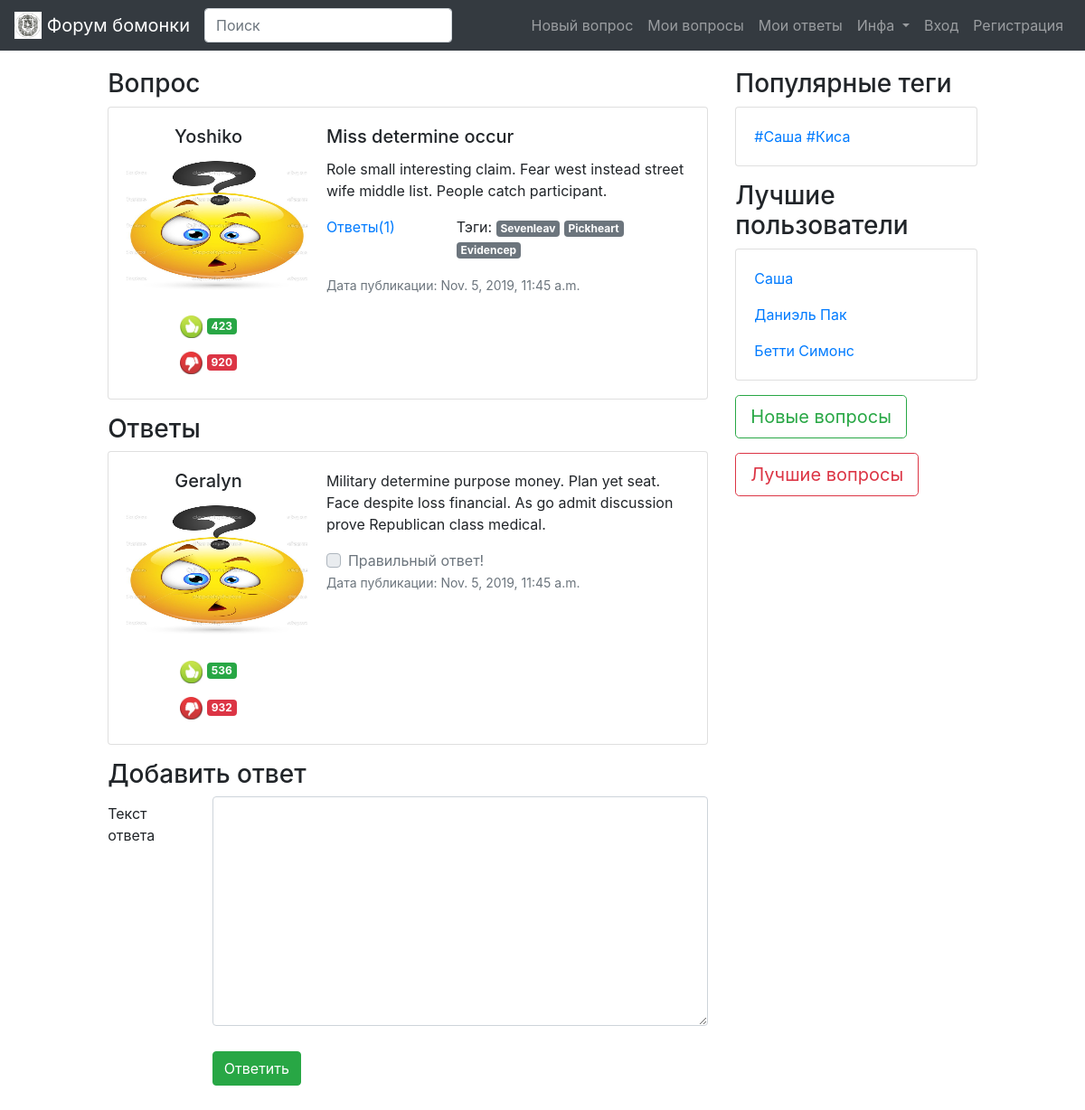
The page /question/98/ on the database its author committed.
### bomonka_forum/models.py (models this page shows, shortened)
class Question(models.Model):
    title = models.CharField(max_length=255, verbose_name='Заголовок')
    body = models.TextField(blank=True, verbose_name='Текст')
    author = models.ForeignKey(Profile, on_delete=models.CASCADE, verbose_name='Автор')
    datetime_published = models.DateTimeField(auto_now_add=True, verbose_name='Дата публикации')
    num_like = models.IntegerField(default=0, verbose_name='Количество лайков')
    num_dislike = models.IntegerField(default=0, verbose_name='Количество дизлайков')
    like = models.ManyToManyField('Profile', blank=True, related_name='questions_like', verbose_name='Лайки')
    dislike = models.ManyToManyField('Profile', blank=True, related_name='questions_dislike', verbose_name='Дизлайки')
    tags = models.ManyToManyField('Tag', blank=True, related_name='questions_tags', verbose_name='Тэги')
    slug = models.SlugField(max_length=150, unique=True)
    objects = QuestionManager()
    class Meta:
        verbose_name = 'Вопрос'
        verbose_name_plural = 'Вопросы'
        ordering = ['-datetime_published']
        unique_together = [('title'), ('body')]

class Profile(models.Model):
    user = models.OneToOneField(User, on_delete=models.CASCADE)
    email = models.EmailField()
    avatar = models.ImageField(upload_to='static/img/avatars/', default='static/img/default_ava.jpg')
    date = models.DateField(null=True, verbose_name='День Рождения')
    '''
    TODO: сделать подсчет лайков и дизлайков по всем постам
    '''
    num_like = models.IntegerField(default=0, verbose_name='Количество лайков')
    num_dislike = models.IntegerField(default=0, verbose_name='Количество дизлайков')
    def __str__(self):
        return self.user.username
    class Meta:
        verbose_name = 'Профиль'
        verbose_name_plural = 'Профили'

class Tag(models.Model):
    title = models.CharField(max_length=50, unique=True)
    class Meta:
        verbose_name = 'Тэг'
        verbose_name_plural = 'Тэги'

class Answer(models.Model):
    body = models.TextField(null=True, verbose_name='Текст')
    author = models.ForeignKey(Profile, on_delete=models.CASCADE)
    datetime = models.DateTimeField(auto_now_add=True, verbose_name='Дата публикации')
    correctness = models.BooleanField(default=False, verbose_name='Правильность')
    num_like = models.IntegerField(default=0, verbose_name='Количество лайков')
    num_dislike = models.IntegerField(default=0, verbose_name='Количество дизлайков')
    ''' можно ли сделать в админе выбор (имя юзера, лайк / дизлайк) ???'''
    like = models.ManyToManyField('Profile', blank=True, related_name='answers_like', verbose_name='Лайки')
    dislike = models.ManyToManyField('Profile', blank=True, related_name='answers_dislike', verbose_name='Дизлайки')
    questions = models.ForeignKey('Question', null=True, related_name='answers', verbose_name='Вопросы', on_delete=models.CASCADE)
    class Meta:
        verbose_name = 'Ответ'
        verbose_name_plural = 'Ответы'
        ordering = ['-num_like', '-num_dislike']

### bomonka_forum/views.py (the view)
# urls.py: path('question/<str:slug>/', question_info, name='question_info_url'),
def question_info(request, slug):
    q = get_object_or_404(Question, slug__iexact=slug)
    return render(request, 'bomonka_forum/question.html', context={'question': q})

### bomonka_forum/templates/bomonka_forum/question.html (shortened to what this page needs)
{% extends 'base.html' %}
{% load static %}
{% block content %}
<h3 class="md-3"> Вопрос </h3>
{% include 'bomonka_forum/question_card.html' %}
<h3 class="md-3"> Ответы </h3>
{% for answer in question.answers.all %}
<div class="card mb-3">
	<div class="row no-gutters">
		<div class="col-md-4">
			<div class="text-center card-body">
			    <h5 class="card-title">
				    {{ answer.author }}
				</h5>
				<p class="card-text">
			        <img src="/{{ answer.author.avatar }}"
			        width="200" height="150" alt="NO FACE">
			    </p>
			    <button type="button" class="btn btn-white">
				    <img src="{% static 'img/like.jpg' %}" width="25" height="25" alt="...">
				    <span class="badge badge-success"> {{ answer.num_like }} </span>
			    </button>
			    <button type="button" class="btn btn-white">
				    <img src="{% static 'img/dislike.jpg' %}" width="25" height="25" alt="...">
				    <span class="badge badge-danger"> {{ answer.num_dislike }} </span>
			    </button>
			</div>
		</div>
		<div class="col-md-8">
			<div class="card-body">
				<p class="card-text"> {{ answer.body }} </p>
				<div class="custom-control custom-checkbox">
					<label class="custom-control-label" for="customCheckDisabled"> Правильный ответ! </label>
				</div>
				<p class="card-text">
					<small class="text-muted">
					    Дата публикации: {{ answer.datetime }}
				    </small>
				</p>
			</div>
		</div>
	</div>
</div>
{% endfor %}
<form>
	<h3> Добавить ответ </h3>
	<div class="form-group row">
		<label for="colFormLabel" class="col-sm-2 col-form-label"> Текст ответа </label>
		<div class="col-sm-10">
			<textarea class="form-control" aria-label="With textarea" rows="10" required></textarea>
			<button type="submit" class="btn btn-success" style="margin-top: 5%"> Ответить </button>
		</div>
	</div>
</form>
{% endblock content %}

### templates/base.html (shortened to what this page needs)
{% load static %}
<!doctype html>
<html lang="en">
<head>
	<link rel="stylesheet" href="{% static 'node_modules/bootstrap/dist/css/bootstrap.min.css' %}" >
</head>
<body>
	<nav class="navbar navbar-expand-md navbar-dark bg-dark">
		<a class="navbar-brand" href="{% url 'questions_new_url'%}">
			<img src="{% static 'img/logo_bmstu.jpg' %}" width="30" height="30" class="d-inline-block align-top" alt=""> Форум бомонки
		</a>
		<div class="collapse navbar-collapse" id="navbarsExample04">
			<form class="form-inline my-2 my-md-0">
				<input class="form-control" type="text" placeholder="Поиск">
			</form>
			<ul class="navbar-nav ml-auto">
				<li class="nav-item">
					<a class="nav-link" href="{% url 'ask_url' %}"> Новый вопрос </a>
				</li>
				<li class="nav-item">
					<a class="nav-link" href="#"> Мои вопросы </a>
				</li>
				<li class="nav-item">
					<a class="nav-link" href="#"> Мои ответы </a>
				</li>
				<li class="nav-item dropdown">
					<a class="nav-link dropdown-toggle" href="#" id="dropdown04" data-toggle="dropdown"
					aria-haspopup="true" aria-expanded="false"> Инфа </a>
				</li>
				<li class="nav-item">
					<a class="nav-link" href="{% url 'login_url' %}"> Вход </a>
				</li>
				<li class="nav-item">
					<a class="nav-link" href="{% url 'signup_url' %}"> Регистрация </a>
				</li>
			</ul>
		</div>
	</nav>
	<div class="row card-body">
		<div class="col-md-1"></div>
		<div class="col-md-7">
			{% block content %}{% endblock content %}
		</div>
		<div class="col-md-3">
			<h3 class="md-3"> Популярные теги </h3>
			<div class="card mb-3 card-body">
				<h>
					<a href="URL"> #Саша </a>
					<a href="URL"> #Киса </a>
				</h>
			</div>
			<h3> Лучшие пользователи </h3>
			<div class="card mb-3 card-body">
				<p> <a href="URL"> Саша </a> </p>
				<p> <a href="URL"> Даниэль Пак </a> </p>
				<h> <a href="URL"> Бетти Симонс </a> </h>
			</div>
			<div class="mb-3">
				<a href="{% url 'questions_new_url' %}" class="btn btn-outline-success btn-lg"
				role="button" aria-pressed="true"> Новые вопросы </a>
			</div>
			<div class="mb-3">
				<a href="{% url 'questions_top_url' %}" class="btn btn-outline-danger btn-lg"
				role="button" aria-pressed="true"> Лучшие вопросы </a>
			</div>
		</div>
		<div class="col-md-1"></div>
	</div>
</body>
</html>

### bomonka_forum/templates/bomonka_forum/question_card.html
{% load static %}
{% block content %}
<div class="card mb-3">
	<div class="row no-gutters">
		<div class="col-md-4">
			<div class="text-center card-body">
			    <h5 class="card-title">
				    {{ question.author }}
				</h5>
				<p class="card-text">
			        <img src="/{{ question.author.avatar }}"
			        width="200" height="150" alt="NO FACE">
			    </p>
			    <button type="button" class="btn btn-white">
				    <img src="{% static 'img/like.jpg' %}" width="25" height="25" alt="...">
				    <span class="badge badge-success"> {{ question.num_like }} </span>
			    </button>
			    <button type="button" class="btn btn-white">
				    <img src="{% static 'img/dislike.jpg' %}" width="25" height="25" alt="...">
				    <span class="badge badge-danger"> {{ question.num_dislike }} </span>
			    </button>
			</div>
		</div>
		<div class="col-md-8">
			<div class="card-body">
				<h5 class="card-title"> {{ question.title }} </h5>
				<p class="card-text"> {{ question.body }} </p>
				<div class="row">
		            <div class="col-md-4">
					    <a href="{% url 'question_info_url' slug=question.slug%}">
					        Ответы({{ question.answers.count }})
					    </a>
					</div>
					<div class="col-md-8">
					    <p>
					        Тэги:
					        {% for tag in question.tags.all %}
					            <a href="{% url 'question_tag_url' title=tag.title %}"
					            class="badge badge-secondary"> {{ tag.title }} </a>
					        {% endfor %}
					    </p>
					</div>
				</div>
				<p class="card-text">
					<small class="text-muted">
					    Дата публикации: {{ question.datetime_published }}
				    </small>
				</p>
			</div>
		</div>
	</div>
</div>
{% endblock content %}

### rows shown on the page
Question: author "Yoshiko", author.avatar (placeholder picture), num_like "423", num_dislike "920", title "Miss determine occur", body "Role small interesting claim. Fear west instead street wife middle list. People catch participant.", answers.count "1", datetime_published "Nov. 5, 2019, 11:45 a.m."
Tag: title "Sevenleav"
Tag: title "Pickheart"
Tag: title "Evidencep"
Answer: author "Geralyn", author.avatar (placeholder picture), num_like "536", num_dislike "932", body "Military determine purpose money. Plan yet seat. Face despite loss financial. As go admit discussion prove Republican class medical.", datetime "Nov. 5, 2019, 11:45 a.m."
